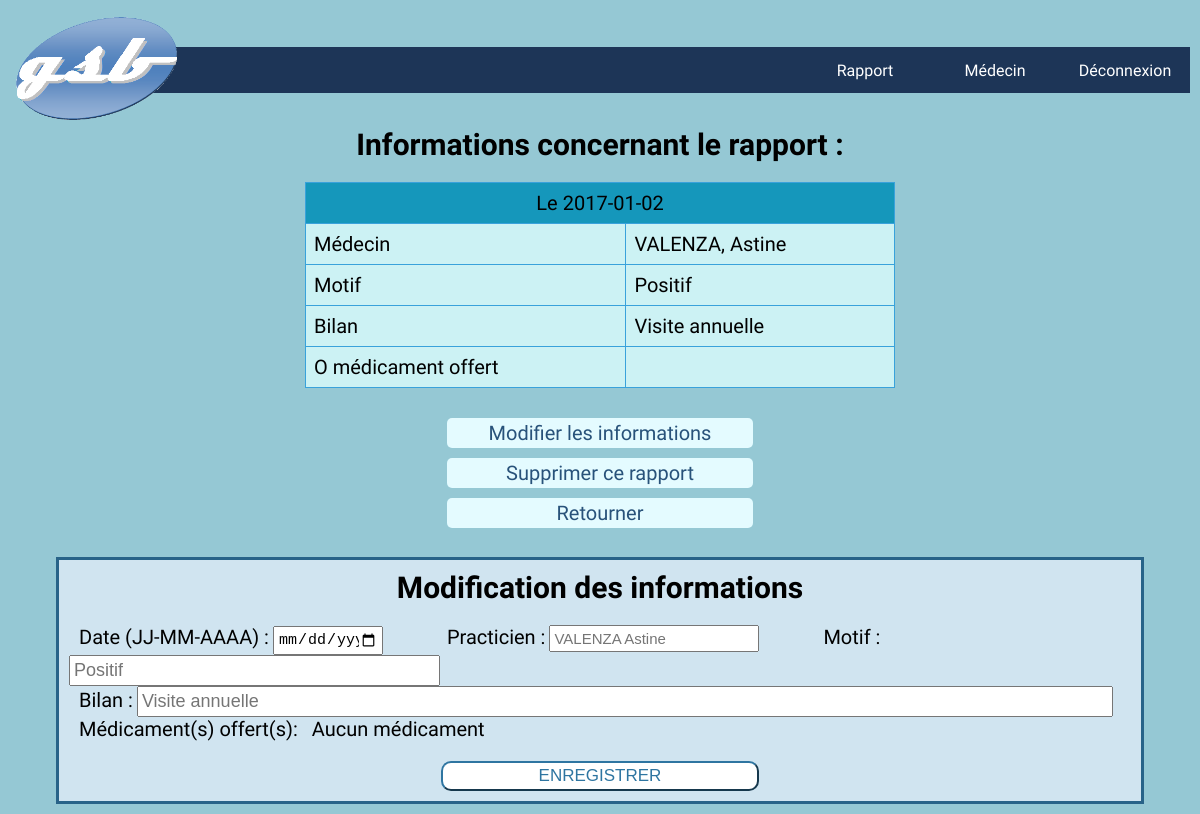
Screenshot of /controleur/enregistreModifRapport.php?id=1 with the database file from the repository.
### tables this page shows
CREATE TABLE `rapport` (
  `id` int(11) NOT NULL,
  `date` date DEFAULT NULL,
  `motif` varchar(100) DEFAULT NULL,
  `bilan` varchar(100) DEFAULT NULL,
  `idVisiteur` char(4) NOT NULL,
  `idMedecin` int(11) NOT NULL
);

CREATE TABLE `medecin` (
  `id` int(11) NOT NULL,
  `nom` varchar(30) NOT NULL,
  `prenom` varchar(30) NOT NULL,
  `adresse` varchar(80) NOT NULL,
  `tel` varchar(15) DEFAULT NULL,
  `specialitecomplementaire` varchar(50) DEFAULT NULL,
  `departement` int(11) NOT NULL
);

### controleur/enregistreModifRapport.php (called while the page is built, shortened)
<?php
include_once "./modele/RapportDAO.php";
include_once "./modele/MedecinDAO.php";
include_once "./modele/OffrirDAO.php";
$id = $_GET["id"];
$unRapport= RapportDAO::getRapportById($id);
$unMedecin= MedecinDAO::getMedecinByIdRapport($id);
$lesMedicamentsOfferts=OffrirDAO::getMedicamentsByIdRapport($id);
include "./vue/entete.html.php";
include "./vue/nav.php";
include "./vue/detailRapport.php";
include "./vue/formModifierDetailRapport.php";
include "./vue/pied.html.php";
?>

### modele/RapportDAO.php (called while the page is built, shortened)
<?php
class RapportDAO {
    public static function getRapportById($id) {
        try {
            $cnx = ConnexionDAO::connexionPDO();
            $req = $cnx->prepare("SELECT * FROM rapport, medecin where rapport.idMedecin=medecin.id and rapport.id=:id");
            $req->bindValue(':id', $id, PDO::PARAM_INT);
            $req->execute();
            $resultat = $req->fetch(PDO::FETCH_ASSOC);
        } catch (PDOException $e) {
            print "Erreur !: " . $e->getMessage();
            die();
        }
        return $resultat;
    }
}

### modele/MedecinDAO.php (called while the page is built, shortened)
<?php
class MedecinDAO {
    public static function getMedecinByIdRapport($id) {
        try {
            $cnx = ConnexionDAO::connexionPDO();
            $requete = $cnx->prepare("select * from rapport join medecin where rapport.idmedecin=medecin.id and rapport.id=:id");
            $requete->bindValue(':id', $id, PDO::PARAM_STR);
            $requete->execute();
            $resultat = $requete->fetch(PDO::FETCH_ASSOC);
        } catch (PDOException $e) {
            print "Erreur !: " . $e->getMessage();
            die();
        }
        return $resultat;
    }
}

### modele/OffrirDAO.php (called while the page is built, shortened)
<?php
class OffrirDAO {
    public static  function getMedicamentsByIdRapport($idRapport) {
        $resultat = array();
        try {
            $cnx = ConnexionDAO::connexionPDO();
            $req = $cnx->prepare("select * from offrir join medicament where offrir.idMedicament=medicament.id and idRapport=:idRapport");
            $req->bindValue(':idRapport', $idRapport, PDO::PARAM_INT);
            $req->execute();
            $ligne = $req->fetch(PDO::FETCH_ASSOC);
        } catch (PDOException $e) {
            print "Erreur !: " . $e->getMessage();
            die();
        }
        return $resultat;
    }
}

### vue/formModifierDetailRapport.php (the view, shortened to what this page needs)
<br>
<div class="modifDivForm">
    <h1 class="hOneDetMed">Modification des informations</h1>
    <?php echo "<form action='./?action=modifierRapport&id=" . $id . "' method='POST'>"; ?>
        <label for="date" class="rapportModifLabelNew">Date (JJ-MM-AAAA) :</label>
		<input type="date" name="date" class="dateNouvRapport">
        <label for="practicien" class="rapportModifLabelNew">Practicien :</label>
            <input list="practiciens" name="practicien" id="practicien" class="inputPrac" placeholder="<?php echo $unMedecin['nom']." ".$unMedecin['prenom']?>"/>
        <label for="motif" class="rapportModifLabelNew">Motif :</label>
		<input type="text" class="rapportModifInputMotifNew" id="motif" name="motif" placeholder="<?= $unRapport['motif']?>">
        <br>
        <label for="bilan" class="rapportModifLabelNew">Bilan :</label>
		<input type="text" class="rapportModifInputBilanNew" id="bilan" name="bilan" placeholder="<?= $unRapport['bilan']?>">
        <br>
        <label for="medic" class="rapportModifLabelNew">Médicament(s) offert(s):</label>
        <?php
            if (count($lesMedicamentsOfferts)>0){
                for( $k = 0 ; $k < count($lesMedicamentsOfferts) ; $k++){
                    echo "<p class='supMedicRap'>".$lesMedicamentsOfferts[$k]['quantite']." ".$lesMedicamentsOfferts[$k]['nomCommercial']."<a  href='./?action=modifierRapport&id=".$id."&idMedSup=".$lesMedicamentsOfferts[$k]['nomCommercial']."'> : Supprimer</a></p>";
                }
            } else {
                echo "<p class='supMedicRap'> Aucun médicament </p>";
            }
            ?>
        <input type="submit" value="ENREGISTRER" class="buttonRapportInput">
    </form>
</div>

### vue/detailRapport.php
<h1 class="hOneDetMed">Informations concernant le rapport : </h1>
<table id="tableMedecin">
        <tr>
            <td id="nomTableMed" colspan="2"><?php echo "Le ".$unRapport['date']."<br>"?></td>
        </tr>
        <tr>
            <td>Médecin</td>
            <td><?php echo $unRapport['nom'].", ".$unRapport['prenom']?></td>
        </tr>
        <tr>
            <td>Motif</td>
            <td><?= $unRapport['motif']?></td>
        </tr>
        <tr>
            <td>Bilan</td>
            <td><?= $unRapport['bilan']?></td>
        </tr>
        <tr>
        <?php
            if (count($lesMedicamentsOfferts)>0){
                echo "<td>".(count($lesMedicamentsOfferts))
                ?>
                    médicament/s offert/s:</td>
                    <td>
                <?php
                for( $k = 0 ; $k < count($lesMedicamentsOfferts) ; $k++){
                ?>
                    <?= $lesMedicamentsOfferts[$k]['quantite']." ".$lesMedicamentsOfferts[$k]['nomCommercial']?><br>
                    <?php
                }
                ?>
                </td>
                <?php
            }else{
            ?>
                <td>O médicament offert</td>
                <td></td>
                <?php
            }
        ?>
        </tr>
</table>
<?php echo "<a class='buttonInfoMed' href='./?action=modifierRapport&id=" .$id. "'>Modifier les informations</a>"; ?>
<?php echo "<a class='buttonInfoMed' href='./?action=supprimerRapport&id=" .$id. "'>Supprimer ce rapport</a>"; ?>
<a class="buttonInfoMed" href="./?action=consulterRapport">Retourner</a>

### css/style.css (style rules this page uses)
body { margin:10px; background-color:#95c8d4; font-family: 'Questrial'; }
.hOneDetMed { text-align: center; font-size: 30px; margin-top: 0px; }
.buttonInfoMed { text-decoration: none; display: block; margin-left: auto; margin-right: auto; text-align: center; width: 300px; background-color: #E4FBFF; margin-top: 10px; padding: 3px; font-size: 20px; border-radius: 5px; color: #28527A; }
#tableMedecin { border-collapse: collapse; width: 50%; margin-left: auto; margin-right: auto; margin-bottom: 30px; }
#tableMedecin td, #tableMedecin th { border: 1px solid #39A2DB; padding: 8px; font-size: 20px; }
#tableMedecin tr:nth-child(even) { background-color: #CCF2F4; }
#tableMedecin tr:nth-child(odd) { background-color: #CCF2F4; }
#tableMedecin tr:first-child { background-color: #1597BB; }
#nomTableMed { text-align: center; font-size: 30px; }

### css/forms.css (style rules this page uses)
.dateNouvRapport { padding: 3px; font-size: 15px; width: 100px; margin-right: 50px; }
.inputPrac { padding: 3px; font-size: 15px; width: 200px; margin-right: 50px; }
.modifDivForm { background-color: #d0e4f0; width: 90%; display: block; margin-left: auto; margin-right: auto; margin-top: 10px; border-style: solid; padding: 10px; border-color: #286388; }
.rapportModifLabelNew { font-size: 20px; margin-left: 10px; }
.rapportModifInputMotifNew { font-size: 18px; padding: 3px; width: 34%; }
.rapportModifInputBilanNew { font-size: 18px; padding: 3px; width: 91%; }
.buttonRapportInput { margin-top: 20px; padding: 3px; border-radius: 10px; background-color: white; border-color: #2e75a1; color: #2e75a1; font-size: 17px; width: 30%; display: block; margin-left: auto; margin-right: auto; }
.supMedicRap { margin-right: 30px; font-size: 20px; margin-left: 10px; display: inline-block; margin-top: 0px; margin-bottom: 0px; }

### rows the page displays
rapport: date "2017-01-02", idMedecin.nom "VALENZA", idMedecin.prenom "Astine", motif "Positif", bilan "Visite annuelle", practicien "VALENZA Astine"
